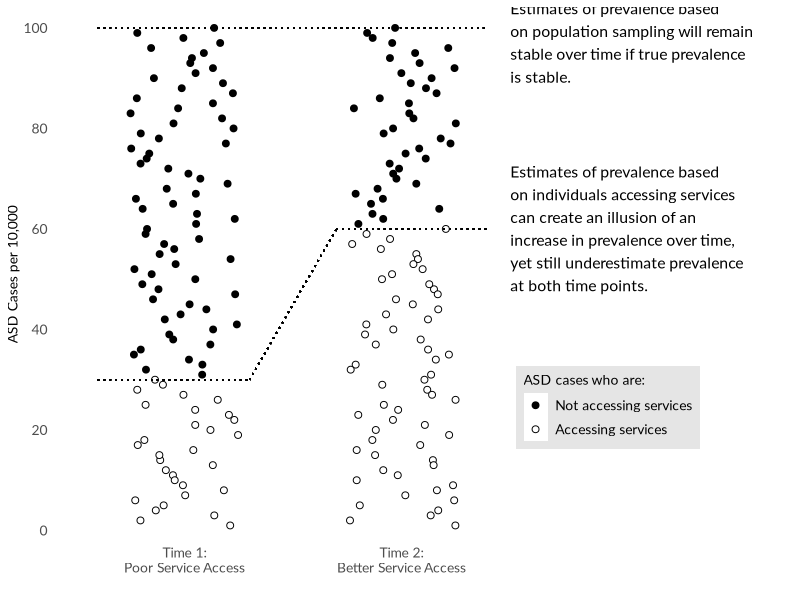
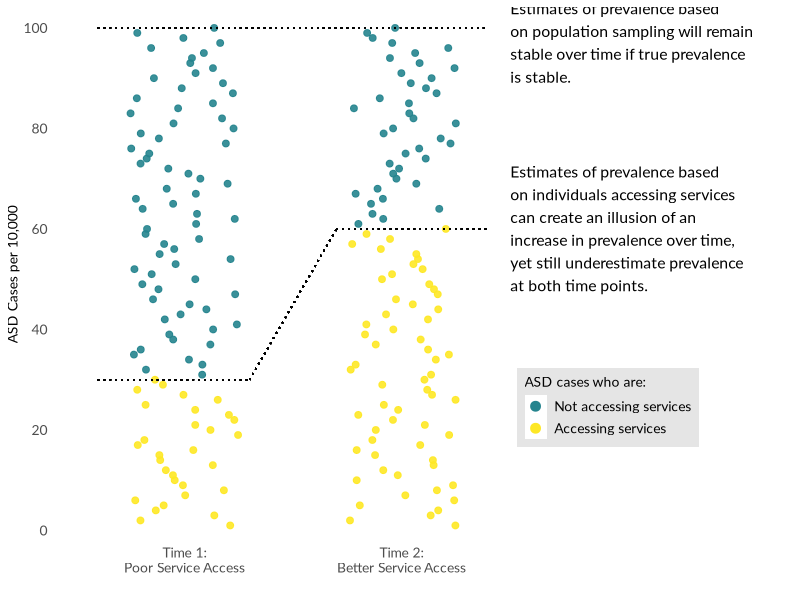

Recreate these plots in R, in order.
## ---- chunk 1
knitr::opts_chunk$set(fig.path="gifs/")
## ---- chunk 2
library(tidyverse)
set.seed(1000)
asdpop_base <- tibble::tibble(
  time1 = sample(1:100, 100, replace = F), 
  time2 = time1) %>% 
  tidyr::gather(x, y, time1:time2, factor_key = TRUE)  
asdpop <- asdpop_base %>% 
  mutate(services = as.factor(case_when(
    x == "time1" & y <= 30 ~ 1, 
    x == "time1" & y > 30 ~ 0, 
    x == "time2" & y <= 60 ~ 1, 
    TRUE ~ 0
    )))
## ---- chunk 3
dotprint <- ggplot(asdpop, aes(x, y))
dotprint <- dotprint + geom_jitter(aes(fill = services), 
                                   position = position_jitter(width=.25,
                                                              height = 0, 
                                                              seed = 2018),
                                   pch = 21,
                                   colour = "black", 
                                   size = 2) 
dotprint <- dotprint + scale_x_discrete(expand = c(0, 0.6),
                                    name = "", 
                                    labels = c("Time 1:\nPoor Service Access", "Time 2:\nBetter Service Access"))
dotprint <- dotprint + scale_y_continuous(expand = c(.02, 0),
                                      name = "ASD Cases per 10,000",
                                      breaks = seq(0, 100, by = 20)) 
dotprint <- dotprint + theme_bw(base_family = "Lato") 
dotprint <- dotprint + theme(axis.ticks = element_blank()) 
dotprint <- dotprint + theme(panel.border = element_blank()) 
dotprint <- dotprint + theme(panel.grid = element_blank()) 
dotprint <- dotprint + theme(axis.title.y = element_text(size = 10)) 
dotprint <- dotprint + theme(axis.text = element_text(size = 10))
dotprint <- dotprint + coord_cartesian(ylim = c(0, 102), xlim = c(1, 3.2)) 
dotprint <- dotprint + scale_fill_manual(name = "ASD cases who are:", 
                                     values = c("black", "white"), 
                                     labels = c("Not accessing services",
                                                "Accessing services")) 
dotprint <- dotprint + guides(colour = guide_legend(keywidth = 1.1, 
                                keyheight = 1.1, 
                                override.aes = list(alpha = 1, size = 3))) 
dotprint <- dotprint + theme(legend.position=c(.75, .25)) 
dotprint <- dotprint + theme(legend.text = element_text(size = 10)) 
dotprint <- dotprint + theme(legend.title = element_text(size = 10)) 
dotprint <- dotprint + theme(legend.background = element_rect(fill = "gray90", 
                                          size=.3, 
                                          linetype="dotted"))
# top line
dotprint <- dotprint + geom_segment(aes(x = .6, xend = 2.4, y = 100, yend = 100), 
                              lty = 3, lwd = .5, colour = "black") 
dotprint <- dotprint + annotate("text", 
                            x = 2.5, y = 97, size = 4, hjust = 0, 
                            family = "Lato", 
                            label = "Estimates of prevalence based\non population sampling will remain\nstable over time if true prevalence\nis stable.")  
# bottom line
dotprint <- dotprint + geom_segment(aes(x = .6, xend = 1.3, y = 30, yend = 30), 
                              lty = 3, lwd = .5, colour = "black") 
dotprint <- dotprint + geom_segment(aes(x = 1.3, xend = 1.7, y = 30, yend = 60), 
                              lty = 3, lwd = .5, colour = "black") 
dotprint <- dotprint + geom_segment(aes(x = 1.7, xend = 2.4, y = 60, yend = 60), 
                              lty = 3, lwd = .5, colour = "black")
dotprint <- dotprint + annotate("text", 
                            x = 2.5, y = 60, size = 4, hjust = 0, 
                            family = "Lato", 
                            label = "Estimates of prevalence based\non individuals accessing services\ncan create an illusion of an\nincrease in prevalence over time,\nyet still underestimate prevalence\nat both time points.") 
dotprint
## ---- chunk 4
library(gganimate)
dotprint +
  transition_layers(layer_length = 1, transition_length = 2,
                    from_blank = FALSE) +
  enter_fade()
## ---- chunk 5
pos <- position_jitter(width = .25, 
                       height = 0,
                       seed = 2018)
dotleg <- ggplot(asdpop, aes(x, y))
dotleg <- dotleg + geom_jitter(aes(colour = services), 
                             position = pos, 
                             alpha = .9, size = 2) 
dotleg <- dotleg + scale_x_discrete(expand = c(0, 0.6),
                                    name = "", 
                                    labels = c("Time 1:\nPoor Service Access", "Time 2:\nBetter Service Access"))
dotleg <- dotleg + scale_y_continuous(expand = c(.02, 0),
                                      name = "ASD Cases per 10,000",
                                      breaks = seq(0, 100, by = 20)) 
dotleg <- dotleg + theme_bw(base_family = "Lato") 
dotleg <- dotleg + theme(axis.ticks = element_blank()) 
dotleg <- dotleg + theme(panel.border = element_blank()) 
dotleg <- dotleg + theme(panel.grid = element_blank()) 
dotleg <- dotleg + theme(axis.title.y = element_text(size = 10)) 
dotleg <- dotleg + theme(axis.text = element_text(size = 10))
dotleg <- dotleg + coord_cartesian(ylim = c(0, 102), xlim = c(1, 3.2)) 
dotleg <- dotleg + scale_color_viridis_d(option = "D", begin = .45, end = 1, 
                                     name = "ASD cases who are:",
                                     labels = c("Not accessing services",
                                                 "Accessing services")) 
dotleg <- dotleg + guides(colour = guide_legend(keywidth = 1.1, 
                                keyheight = 1.1, 
                                override.aes = list(alpha = 1, size = 3))) 
dotleg <- dotleg + theme(legend.position=c(.75, .25)) 
dotleg <- dotleg + theme(legend.text = element_text(size = 10)) 
dotleg <- dotleg + theme(legend.title = element_text(size = 10)) 
dotleg <- dotleg + theme(legend.background = element_rect(fill = "gray90", 
                                          size=.3, 
                                          linetype="dotted"))
dottop <- dotleg + geom_segment(aes(x = .6, xend = 2.4, y = 100, yend = 100), 
                              lty = 3, lwd = .5, colour = "black") 
dottop <- dottop + annotate("text", 
                            x = 2.5, y = 97, size = 4, hjust = 0, 
                            family = "Lato", 
                            label = "Estimates of prevalence based\non population sampling will remain\nstable over time if true prevalence\nis stable.")  
dotboth <- dottop + geom_segment(aes(x = .6, xend = 1.3, y = 30, yend = 30), 
                              lty = 3, lwd = .5, colour = "black") 
dotboth <- dotboth + geom_segment(aes(x = 1.3, xend = 1.7, y = 30, yend = 60), 
                              lty = 3, lwd = .5, colour = "black") 
dotboth <- dotboth + geom_segment(aes(x = 1.7, xend = 2.4, y = 60, yend = 60), 
                              lty = 3, lwd = .5, colour = "black")
dotboth <- dotboth + annotate("text", 
                            x = 2.5, y = 60, size = 4, hjust = 0, 
                            family = "Lato", 
                            label = "Estimates of prevalence based\non individuals accessing services\ncan create an illusion of an\nincrease in prevalence over time,\nyet still underestimate prevalence\nat both time points.") 
dotboth
## ---- chunk 6
dotboth + 
  transition_layers(layer_length = 2, transition_length = 2) +
  #enter_grow() +
  enter_fade() +
  enter_recolour(colour = 'black') 
